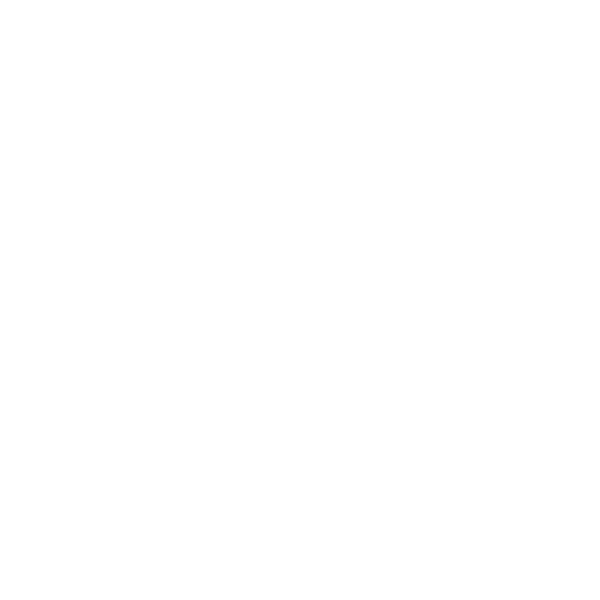
Frame 1 (no input)
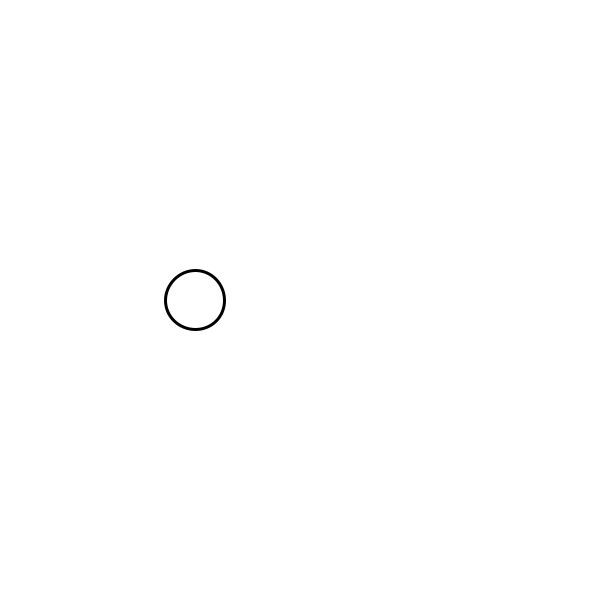
Frame 60 (the mouse pressed at the canvas centre just before this capture)
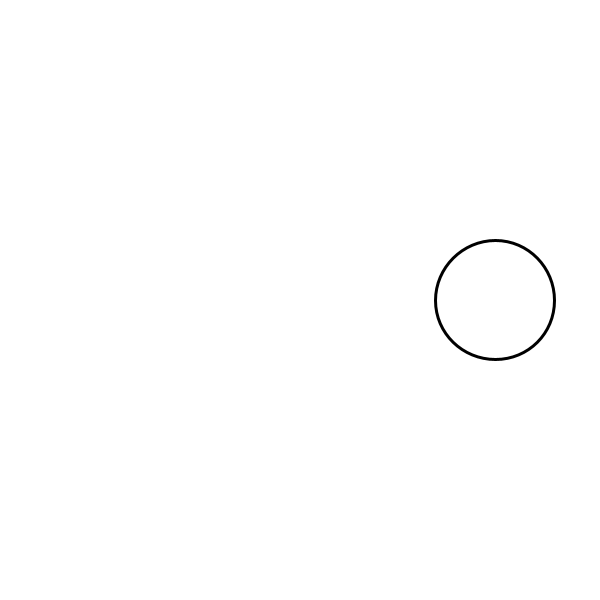
Frame 120 (the mouse held since frame 60 and released just before this capture)

The Processing sketch that drew these frames (run headless with seeded random() and noise(); from frame 60 on, the mouse is pressed at the canvas centre):

// Processing sketch: Left_Growing_Right
// ── Left_Growing_Right.pde
int x, w, h;

void setup(){
  size(600,600);
  x = -100;
  w = 0;
  h = 0;
}

void draw(){
  background(255);
  strokeWeight(3);
  ellipse(x, 300, w, h);
  x = x + 5;
  w = w + 1;
  h = h + 1;
  if (x > 700) x = -100;
  if (w > 160) w = 0;
  if (h > 160) h = 0;
}
